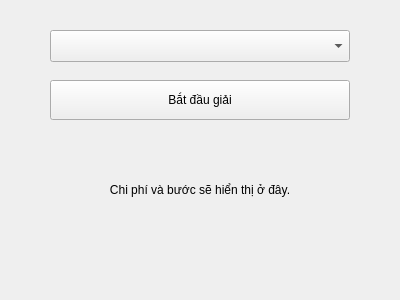
<?xml version="1.0" encoding="UTF-8"?>
<ui version="4.0">
 <class>MainWindow</class>
 <widget class="QMainWindow" name="MainWindow">
  <property name="geometry">
   <rect><x>0</x><y>0</y><width>400</width><height>300</height></rect>
  </property>
  <property name="windowTitle"><string>8-Puzzle Solver</string></property>
  <widget class="QWidget" name="centralwidget">
   <widget class="QComboBox" name="algorithmComboBox">
    <property name="geometry"><rect><x>50</x><y>30</y><width>300</width><height>32</height></rect></property>
   </widget>
   <widget class="QPushButton" name="startButton">
    <property name="geometry"><rect><x>50</x><y>80</y><width>300</width><height>40</height></rect></property>
    <property name="text"><string>Bắt đầu giải</string></property>
   </widget>
   <widget class="QLabel" name="resultLabel">
    <property name="geometry"><rect><x>50</x><y>140</y><width>300</width><height>100</height></rect></property>
    <property name="text"><string>Chi phí và bước sẽ hiển thị ở đây.</string></property>
    <property name="alignment"><set>Qt::AlignCenter</set></property>
   </widget>
  </widget>
 </widget>
 <resources/>
 <connections/>
</ui>
